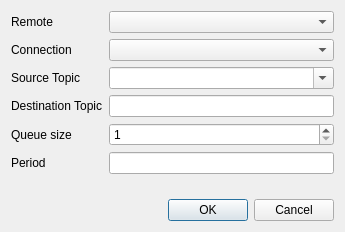
<?xml version="1.0" encoding="UTF-8"?>
<ui version="4.0">
 <class>SubscribeDialog</class>
 <widget class="QDialog" name="SubscribeDialog">
  <property name="geometry">
   <rect>
    <x>0</x>
    <y>0</y>
    <width>345</width>
    <height>232</height>
   </rect>
  </property>
  <property name="windowTitle">
   <string>Dialog</string>
  </property>
  <layout class="QVBoxLayout" name="verticalLayout">
   <item>
    <layout class="QFormLayout" name="formLayout">
     <item row="0" column="0">
      <widget class="QLabel" name="remoteLabel">
       <property name="text">
        <string>Remote</string>
       </property>
      </widget>
     </item>
     <item row="0" column="1">
      <widget class="QComboBox" name="remoteComboBox"/>
     </item>
     <item row="1" column="0">
      <widget class="QLabel" name="connectionLabel">
       <property name="text">
        <string>Connection</string>
       </property>
      </widget>
     </item>
     <item row="1" column="1">
      <widget class="QComboBox" name="connectionComboBox"/>
     </item>
     <item row="2" column="1">
      <widget class="QComboBox" name="sourceTopicComboBox">
       <property name="editable">
        <bool>true</bool>
       </property>
      </widget>
     </item>
     <item row="2" column="0">
      <widget class="QLabel" name="sourceTopicLabel">
       <property name="text">
        <string>Source Topic</string>
       </property>
      </widget>
     </item>
     <item row="3" column="0">
      <widget class="QLabel" name="destinationTopicLabel">
       <property name="text">
        <string>Destination Topic</string>
       </property>
      </widget>
     </item>
     <item row="4" column="1">
      <widget class="QSpinBox" name="queueSizeSpinBox">
       <property name="minimum">
        <number>1</number>
       </property>
       <property name="maximum">
        <number>200</number>
       </property>
      </widget>
     </item>
     <item row="4" column="0">
      <widget class="QLabel" name="queueSizeLabel">
       <property name="text">
        <string>Queue size</string>
       </property>
      </widget>
     </item>
     <item row="3" column="1">
      <widget class="QLineEdit" name="destinationTopicLineEdit"/>
     </item>
     <item row="5" column="0">
      <widget class="QLabel" name="periodLabel">
       <property name="text">
        <string>Period</string>
       </property>
      </widget>
     </item>
     <item row="5" column="1">
      <widget class="QLineEdit" name="periodLineEdit">
       <property name="inputMethodHints">
        <set>Qt::ImhDigitsOnly</set>
       </property>
      </widget>
     </item>
    </layout>
   </item>
   <item>
    <widget class="QDialogButtonBox" name="buttonBox">
     <property name="orientation">
      <enum>Qt::Horizontal</enum>
     </property>
     <property name="standardButtons">
      <set>QDialogButtonBox::Cancel|QDialogButtonBox::Ok</set>
     </property>
    </widget>
   </item>
  </layout>
 </widget>
 <resources/>
 <connections>
  <connection>
   <sender>buttonBox</sender>
   <signal>accepted()</signal>
   <receiver>SubscribeDialog</receiver>
   <slot>accept()</slot>
   <hints>
    <hint type="sourcelabel">
     <x>248</x>
     <y>254</y>
    </hint>
    <hint type="destinationlabel">
     <x>157</x>
     <y>274</y>
    </hint>
   </hints>
  </connection>
  <connection>
   <sender>buttonBox</sender>
   <signal>rejected()</signal>
   <receiver>SubscribeDialog</receiver>
   <slot>reject()</slot>
   <hints>
    <hint type="sourcelabel">
     <x>316</x>
     <y>260</y>
    </hint>
    <hint type="destinationlabel">
     <x>286</x>
     <y>274</y>
    </hint>
   </hints>
  </connection>
 </connections>
</ui>
